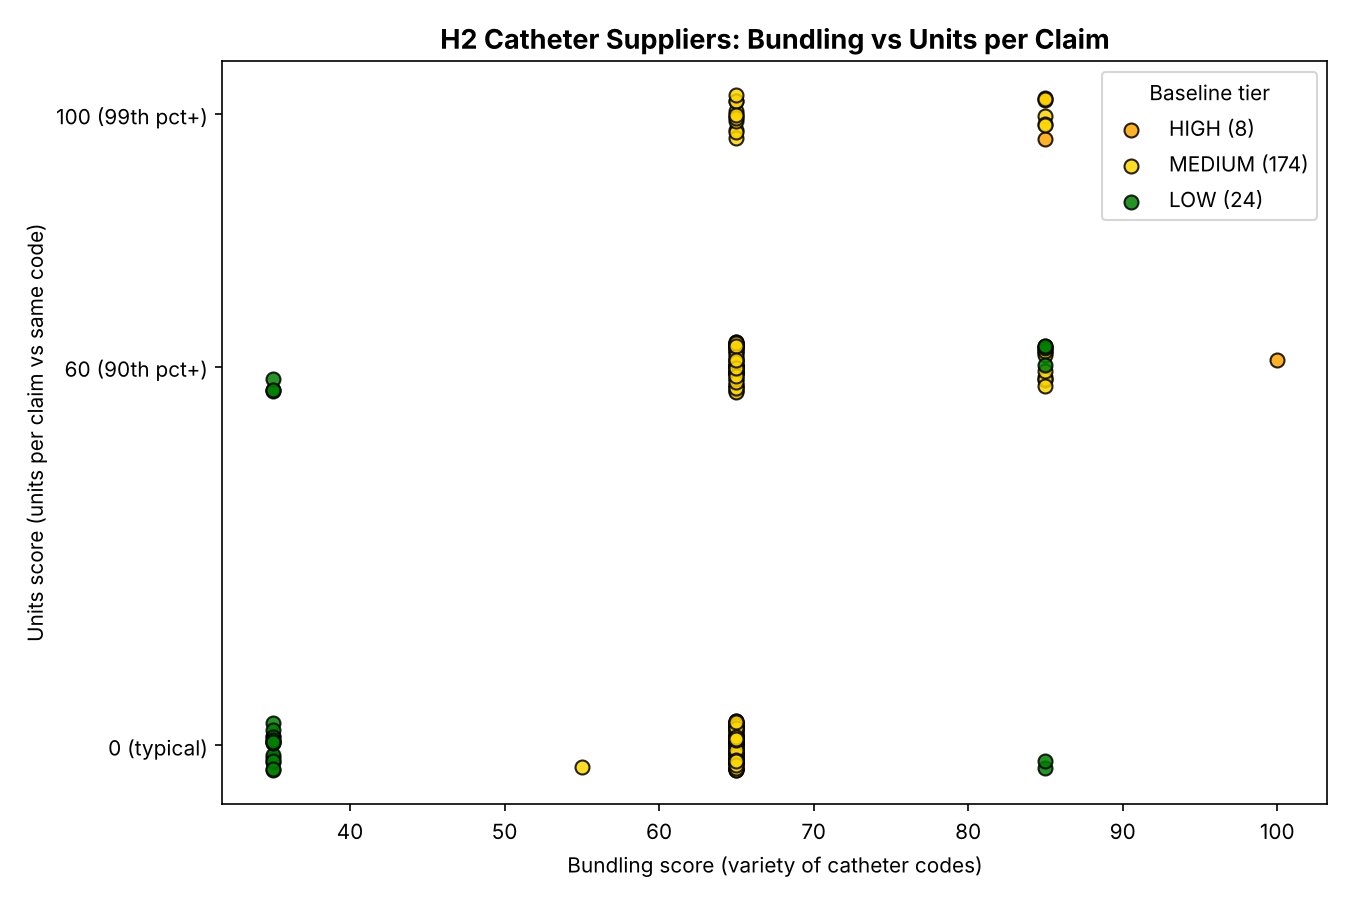

Python code for this plot:
# viz_10_bundling_vs_units.py
# H2 catheter suppliers: bundling score vs units score (two separate signals)
# Input: catheter_composite_scores.csv

import numpy as np
import pandas as pd
import matplotlib.pyplot as plt

from pathlib import Path
BASE_DIR = Path(__file__).resolve().parent
DATA_DIR = BASE_DIR.parent / "CAET_tool"  # pipeline outputs

# ── LOAD ─────────────────────────────────────────────────────────────
df = pd.read_csv(str(DATA_DIR / "catheter_composite_scores.csv"))
tier_colors = {"CRITICAL": "red", "HIGH": "orange", "MEDIUM": "gold", "LOW": "green"}

# Units score only takes 0, 60 or 100, so spread the dots slightly to keep them visible
rng = np.random.default_rng(7)
jitter = rng.uniform(-4, 4, len(df))

# ── CHART ────────────────────────────────────────────────────────────
plt.figure(figsize=(9, 6))
for t, col in tier_colors.items():
    sub = df["h2_tier"] == t
    if sub.any():
        plt.scatter(df.loc[sub, "bundling_score"], df.loc[sub, "units_score"] + jitter[sub],
                    c=col, edgecolor="black", s=45, label=f"{t} ({sub.sum()})", alpha=0.85)

plt.yticks([0, 60, 100], ["0 (typical)", "60 (90th pct+)", "100 (99th pct+)"])
plt.title("H2 Catheter Suppliers: Bundling vs Units per Claim", fontsize=13, fontweight="bold")
plt.xlabel("Bundling score (variety of catheter codes)")
plt.ylabel("Units score (units per claim vs same code)")
plt.legend(title="Baseline tier")

# ── SAVE ─────────────────────────────────────────────────────────────
plt.tight_layout()
plt.savefig(str(BASE_DIR / "viz_10_bundling_vs_units.png"), dpi=150)
plt.show()
print("Saved: viz_10_bundling_vs_units.png")
